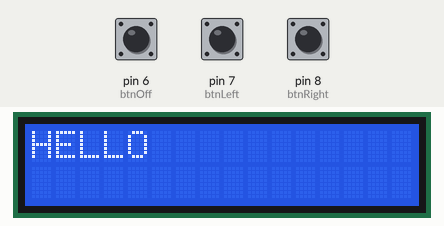
This sketch was run on a simulated Arduino Uno, built with avr-gcc and run on an emulated ATmega328P. On the bench: 16×2 character LCD. The test bench sets the inputs (shaded band); at power-on: pin 6 (btnOff) LOW, pin 8 (btnRight) LOW, pin 7 (btnLeft) LOW.

Above: at 1.2 s.
1.3 s: pin 6 (btnOff) pulled HIGH for 0.15 s
At 2.2 s:
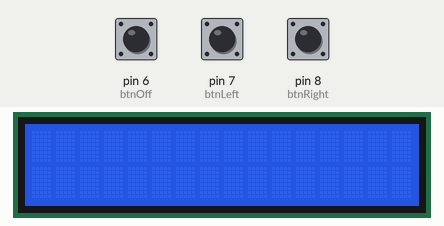
2.9 s: pin 6 (btnOff) pulled HIGH for 1 s
At 3.4 s:
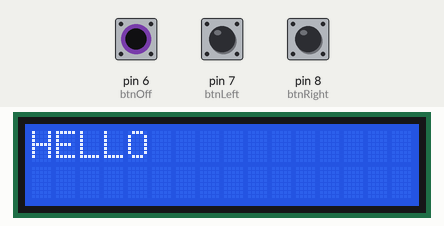
5.4 s: pin 8 (btnRight) pulled HIGH for 0.15 s
At 6.6 s:
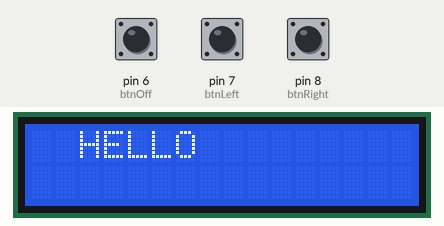
7.0 s: pin 8 (btnRight) pulled HIGH for 1 s
At 7.8 s:
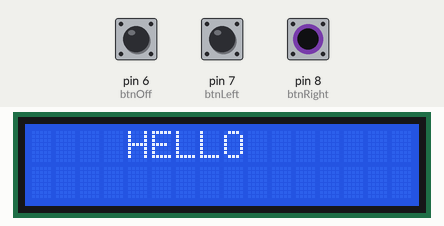
Timing chart, 0 to 10.0 s (numbered marks = the images above; inputs shaded):
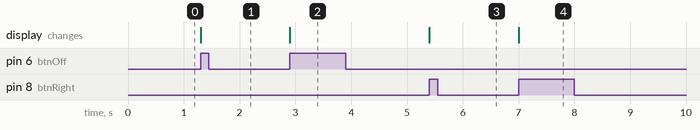

Measured:
- after the input at 1.3 s, the display: changes at once (image 1)
- after the input at 2.9 s, the display: changes at once (image 2)
- after the input at 5.4 s, the display: changes at once (image 3)
- after the input at 7.0 s, the display: changes at once (image 4)

The sketch:

bai06.ino
```cpp
#include <LiquidCrystal.h>

LiquidCrystal lcd(12, 11, 5, 4, 3, 2);
int btnOff = 6;
int btnLeft = 7;
int btnRight = 8;
bool lcdOn = true;
int pos = 0;
String text = "HELLO";
bool lastOff = LOW;
bool lastLeft = LOW;
bool lastRight = LOW;

void setup() {
  lcd.begin(16, 2);
  pinMode(btnOff, INPUT);
  pinMode(btnLeft, INPUT);
  pinMode(btnRight, INPUT);
  lcd.setCursor(pos, 0);
  lcd.print(text);
}

void loop() {
  bool stateOff = digitalRead(btnOff);
  bool stateLeft = digitalRead(btnLeft);
  bool stateRight = digitalRead(btnRight);

  if (stateOff == HIGH && lastOff == LOW) {
    lcdOn = !lcdOn;
    if (lcdOn) lcd.display();
    else lcd.noDisplay();
    delay(200);
  }

  if (lcdOn) {
    if (stateLeft == HIGH && lastLeft == LOW) {
      pos -= 2;
      if (pos < 0) pos = 0;
      lcd.clear();
      lcd.setCursor(pos, 0);
      lcd.print(text);
      delay(200);
    }

    if (stateRight == HIGH && lastRight == LOW) {
      pos += 2;
      if (pos > 16 - text.length()) pos = 16 - text.length();
      lcd.clear();
      lcd.setCursor(pos, 0);
      lcd.print(text);
      delay(200);
    }
  }

  lastOff = stateOff;
  lastLeft = stateLeft;
  lastRight = stateRight;
}
```
